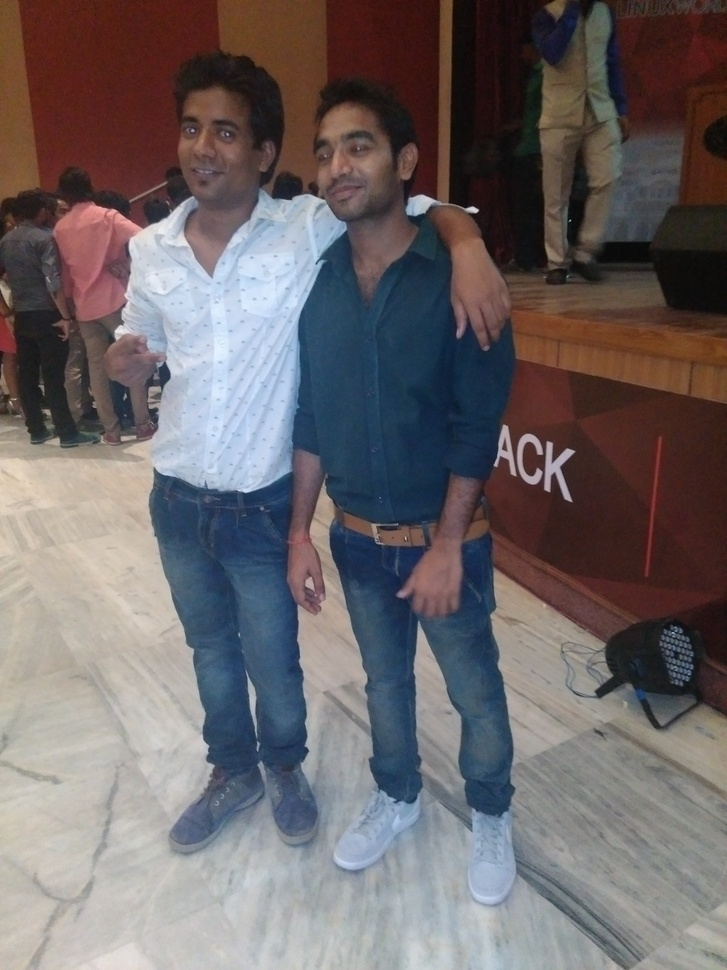
#> input picture face_eye/ashunagar.jpg, 727 x 970 px, shrunk from 3120 x 4160 before the run
$ python facefinal.py
#> lines starting #> are read from the running program, lines starting #| are printed output that depends on the picture
#!/usr/bin/python3

import  cv2
import numpy as np
face_cascade = cv2.CascadeClassifier('haarcascade_frontalcatface.xml')
#eye_cascade = cv2.CascadeClassifier('haarcascade_eye.xml')


img=cv2.imread('ashunagar.jpg')
#> img is the input picture: shape (970, 727, 3); mean B, G, R 103.2, 101.6, 108.8
grayimg=cv2.cvtColor(img, cv2.COLOR_BGR2GRAY)
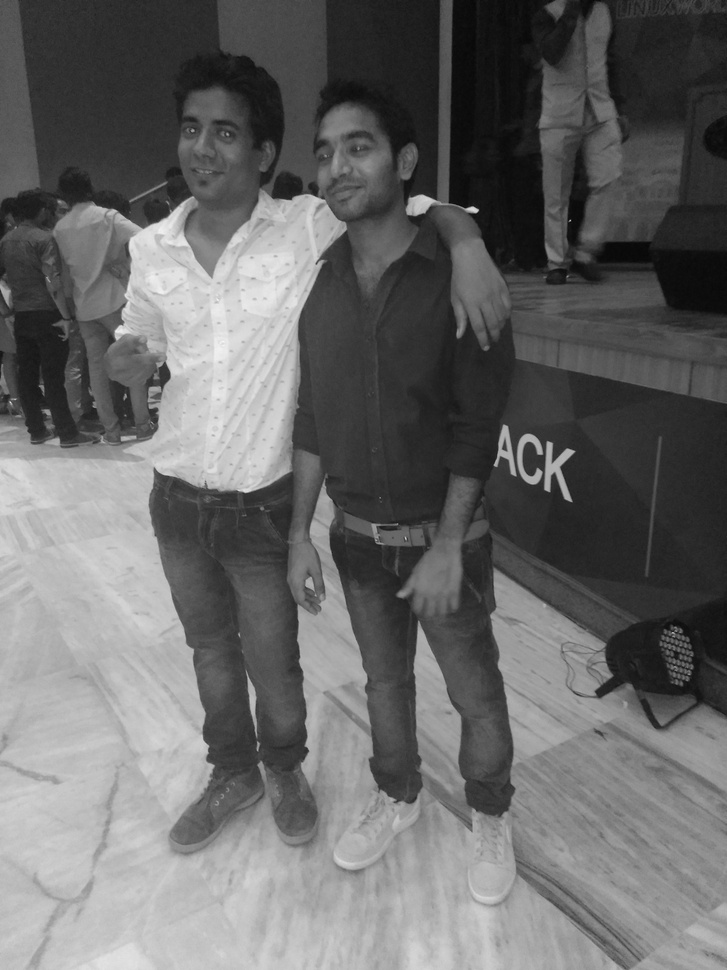
#> grayimg: shape (970, 727); min 3, max 248, mean 103.9
faces = face_cascade.detectMultiScale(grayimg,1.15,5)
#> faces = [[159, 92, 99, 99], [290, 106, 109, 109]]
for  (x,y,w,h) in faces:
	cv2.rectangle(img,(x,y),(x+w,y+h),(0,255,0),2)
	roi_gray=grayimg[y:y+h,x:x+w]
	roi_color=img[y:y+h,x:x+w]

	cv2.imshow('imgw',img)
#> (the run stopped early here; a loop or call above may not have finished)

$ run again, with face_eye/ashu.jpg copied over face_eye/ashunagar.jpg
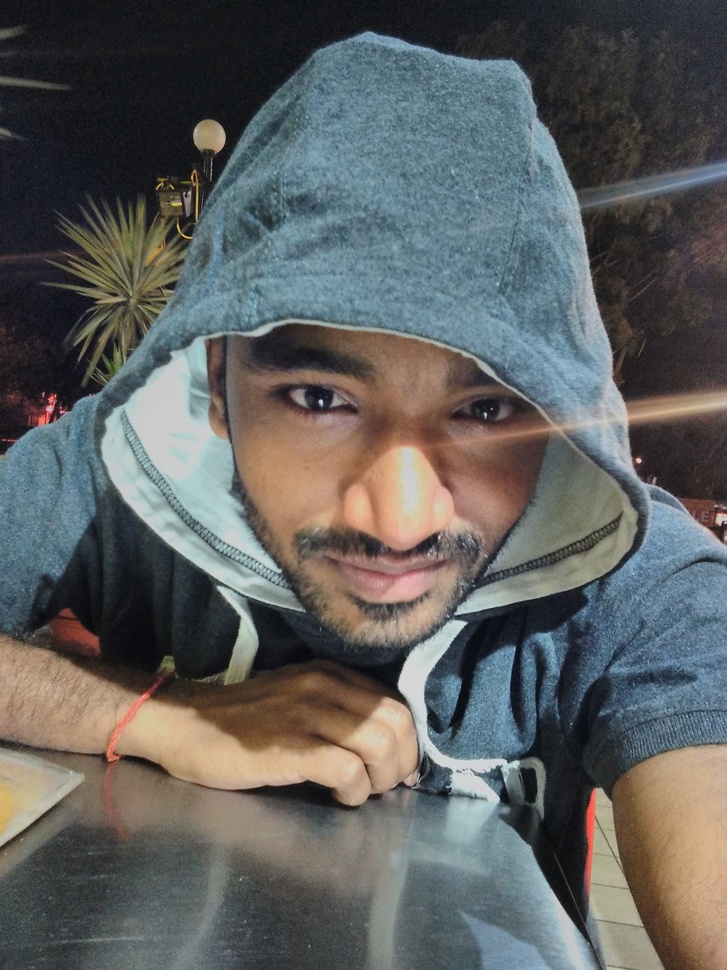
#> input picture face_eye/ashu.jpg, 727 x 970 px, shrunk from 1944 x 2592 before the run
#> img is the input picture: shape (970, 727, 3); mean B, G, R 95.1, 96.1, 94.7
#> `grayimg=cv2.cvtColor(img, cv2.COLOR_BGR2GRAY)`:
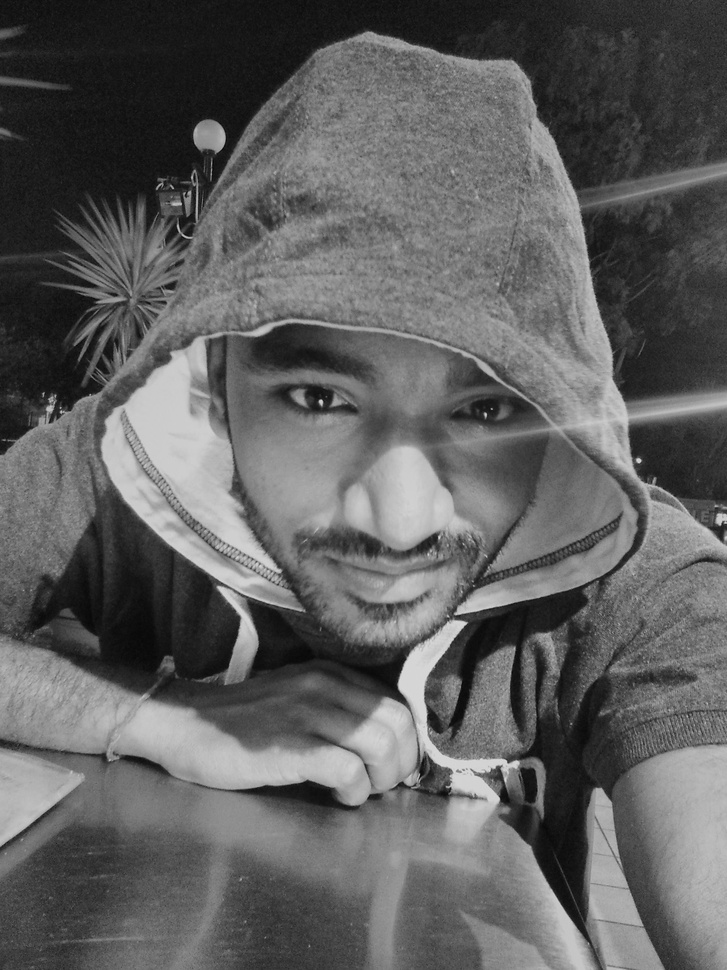
#> grayimg: shape (970, 727); min 4, max 224, mean 95.6
#> faces = [[496, 738, 49, 49]]

$ run again, with face_eye/banjovi.jpg copied over face_eye/ashunagar.jpg
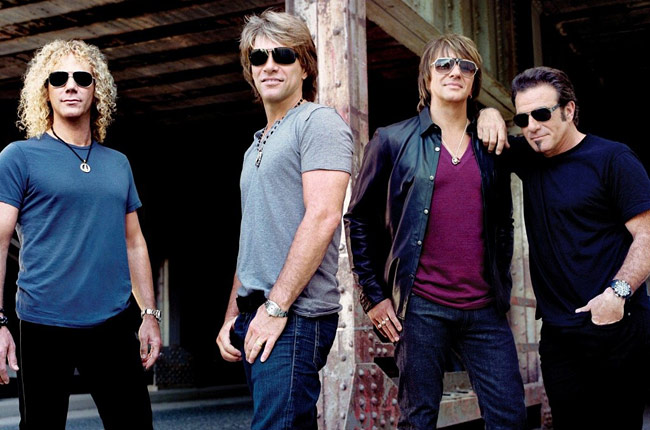
#> input picture face_eye/banjovi.jpg, 650 x 430 px
#> img is the input picture: shape (430, 650, 3); mean B, G, R 64.5, 56.6, 61.9
#> `grayimg=cv2.cvtColor(img, cv2.COLOR_BGR2GRAY)`:
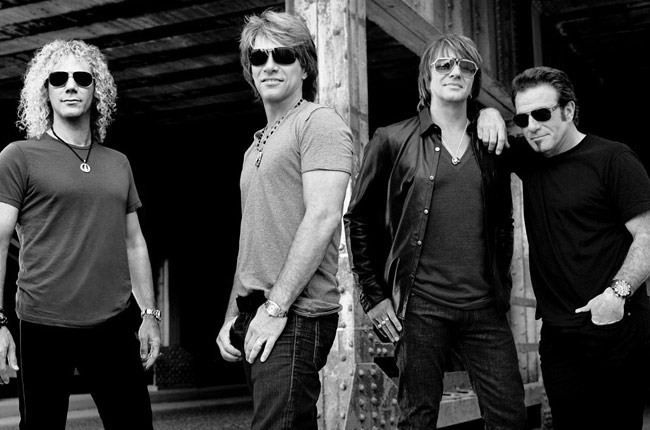
#> grayimg: shape (430, 650); min 0, max 255, mean 59.1
#> faces = [[427, 44, 55, 55], [235, 31, 70, 70], [32, 49, 78, 78], [495, 91, 72, 72]]

$ run again, with face_eye/messi.jpg copied over face_eye/ashunagar.jpg
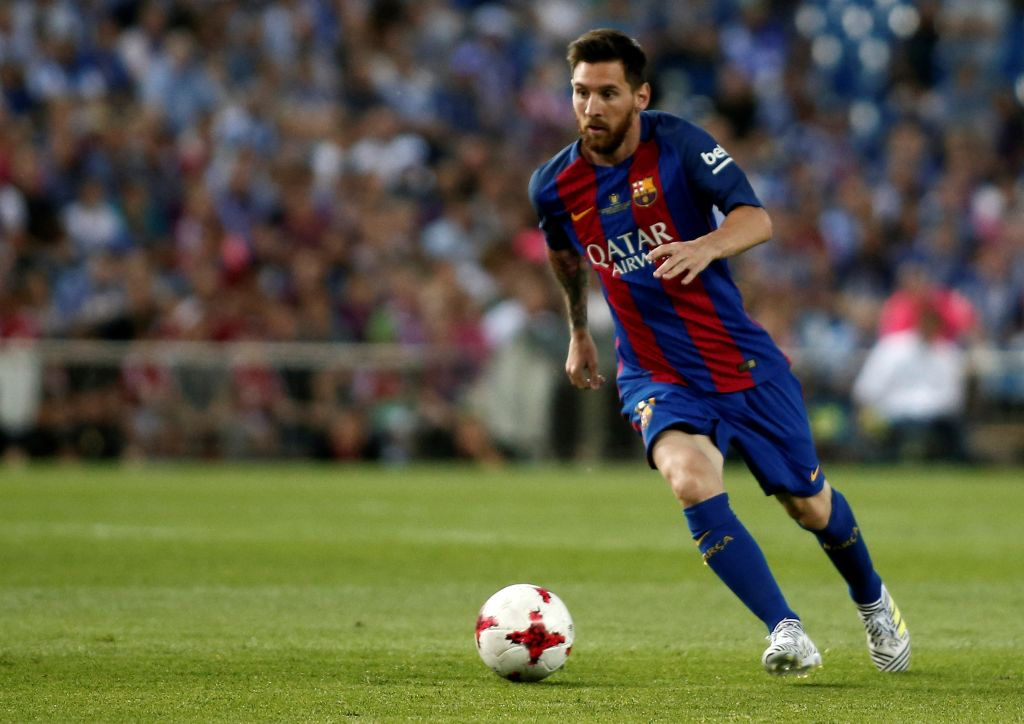
#> input picture face_eye/messi.jpg, 1024 x 724 px
#> img is the input picture: shape (724, 1024, 3); mean B, G, R 67.6, 92.6, 92
#> `grayimg=cv2.cvtColor(img, cv2.COLOR_BGR2GRAY)`:
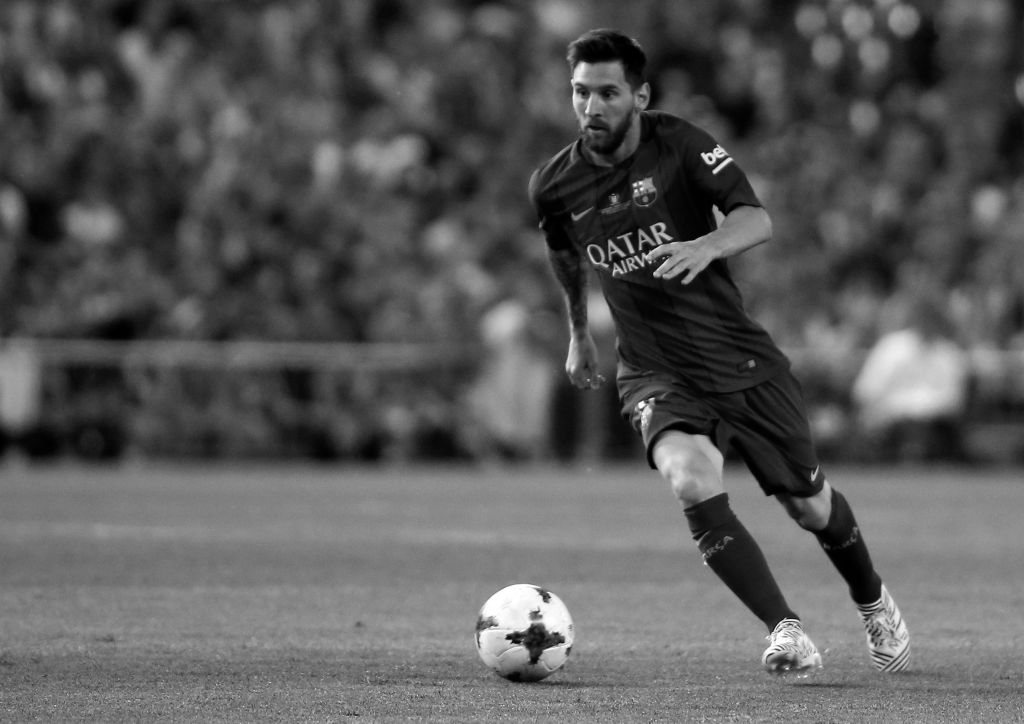
#> grayimg: shape (724, 1024); min 0, max 255, mean 89.6
#> faces = [[557, 63, 78, 78]]
